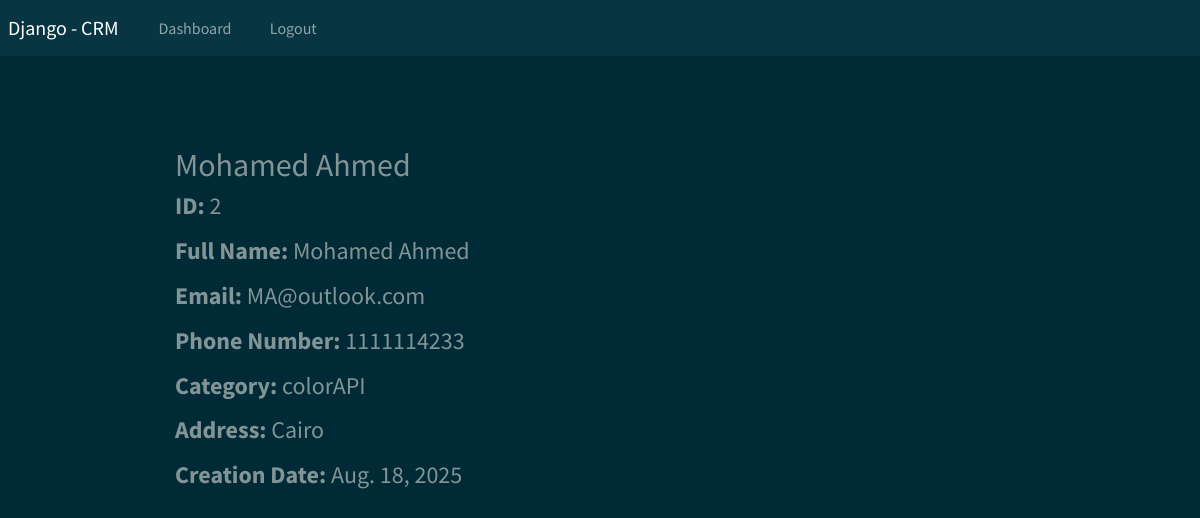
The app's page /view/2 (signed in) with its own data.
### web/models.py (models this page shows, shortened)
class Client(models.Model):
    client_first_name = models.CharField(max_length=250)
    client_last_name = models.CharField(max_length=250)
    client_email = models.CharField(max_length=150, unique=True)
    client_phone_number = models.IntegerField()
    client_address = models.CharField(max_length=500)
    created_at = models.DateField(auto_now_add=True)
    client_category = models.ForeignKey(Category, on_delete=models.CASCADE)
    class Meta:
        ordering = ['-created_at']

class Category(models.Model):
    category_name = models.CharField(max_length=150)
    created_at = models.DateTimeField(auto_now_add=True)
    def __str__(self): return self.category_name

### web/views.py (the view)
# urls.py: path('view/<int:client_id>', views.view_client, name='view_client')
@login_required(login_url='login')
def view_client(request, client_id):
    client_object = get_object_or_404(models.Client, id=client_id)
    context = {'client': client_object}
    return render(request, 'web/view-client.html', context)

### templates/web/view-client.html
{% extends 'base.html' %}
{% block content %}
<div class="cart" style="padding-left: 175px; padding-top: 90px;">
    <h2>{{client.client_first_name|capfirst}} {{client.client_last_name}}</h2>
    <h4>
        <p><strong>ID: </strong>{{client.id}}</p>
        <p><strong>Full Name: </strong>{{client.client_first_name|capfirst}} {{client.client_last_name}}</p>
        <p><strong>Email: </strong>{{client.client_email}}</p>
        <p><strong>Phone Number: </strong>{{client.client_phone_number}}</p>
        <p><strong>Category: </strong>{{client.client_category}}</p>
        <p><strong>Address: </strong>{{client.client_address}}</p>
        <p><strong>Creation Date: </strong>{{client.created_at}}</p>
    </h4>
</div>
{% endblock %}

### records on screen
Client: client_first_name "Mohamed", client_last_name "Ahmed", id "2", client_email "MA@outlook.com", client_phone_number "1111114233", client_category "colorAPI", client_address "Cairo", created_at "Aug. 18, 2025"
